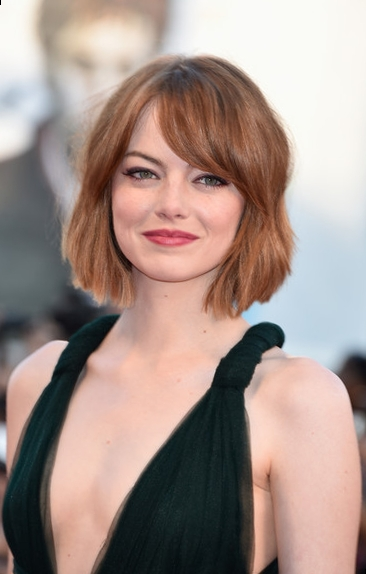
//> input picture lab4a/images/bb.jpg, 366 x 574 px
$ ./CannyEdgeDetector -input=images/bb.jpg   (built with g++ and OpenCV 4)
//> lines starting //> are read from the running program, lines starting //| are printed output that depends on the picture
// OpneCV
#include <opencv2/core/core.hpp>
#include <opencv2/highgui/highgui.hpp>
#include <opencv2/imgproc/imgproc.hpp>

// std:
#include <fstream>
#include <iostream>
#include <string>
#include <math.h>
#include <cmath>
#include <iomanip>

struct ArgumentList
{
	std::string image_name; //!< image file name
	int wait_t;				//!< waiting time
};

bool ParseInputs(ArgumentList &args, int argc, char **argv);

bool checkOdd(const cv::Mat &krnl)
{
	if (krnl.rows % 2 == 0 || krnl.cols % 2 == 0)
		return false;
	else
		return true;
}

void addZeroPadding(const cv::Mat &src, cv::Mat &padded, const int padH, const int padW)
{
	padded = cv::Mat(src.rows + 2 * padH, src.cols + 2 * padW, CV_8UC1, cv::Scalar(0));

	for (int v = padH; v < padded.rows - padH; ++v)
	{
		for (int u = padW; u < padded.cols - padW; ++u)
		{
			padded.at<u_char>(v, u) = src.at<u_char>((v - padH), (u - padW));
		}
	}

	// display padded image
	cv::namedWindow("padded image", cv::WINDOW_NORMAL);
	cv::imshow("padded image", padded);

	return;
}

void myfilter2D(const cv::Mat &src, const cv::Mat &krnl, cv::Mat &out, int stride = 1)
{
	if (!checkOdd(krnl))
	{
		std::cout << "Error: the kernel must be odd!" << std::endl;
		return;
	}

	int padH = (krnl.rows - 1) / 2;
	int padW = (krnl.cols - 1) / 2;

	cv::Mat padded;
	addZeroPadding(src, padded, padH, padW);

	// output_height = (int) ((input height + padding height top + padding height bottom - kernel height) / (stride height) + 1)
	// output_width = (int) ((input width + padding width right + padding width left - kernel width) / (stride width) + 1)
	out = cv::Mat((int)((src.rows + 2 * padH - krnl.rows) / stride + 1), (int)((src.cols + 2 * padW - krnl.cols) / stride + 1), CV_32SC1);

	float g_kl;
	float w_sum;

	for (int v = 0; v < out.rows; ++v)
	{
		for (int u = 0; u < out.cols; ++u)
		{
			w_sum = 0.0;

			for (int k = 0; k < krnl.rows; ++k)
			{
				for (int l = 0; l < krnl.cols; ++l)
				{
					g_kl = krnl.at<float>(k, l);
					w_sum += g_kl * (float)padded.at<u_char>((v * stride) + k, (u * stride) + l);
				}
			}

			out.at<int32_t>(v, u) = w_sum;
		}
	}

	// usare convertScaleAbs quando nell'out ci sono dei valori negativi
	// usare out.convertTo(outDisplay, CV_8UC1) quando nell'out ci sono solo valori positivi

	// display custom convolution result
	cv::Mat outDisplay;
	cv::convertScaleAbs(out, outDisplay);
	cv::namedWindow("myfilter2D conv", cv::WINDOW_NORMAL);
	cv::imshow("myfilter2D conv", outDisplay);

	return;
}

// [55 lines left out: function gaussianKrnl2D, not called in this run]

void gaussianKrnl(float sigma, int r, cv::Mat &krnl)
{
	krnl = cv::Mat(2 * r + 1, 1, CV_32FC1, cv::Scalar(0.0));

	float sum = 0.0;

	std::cout << std::endl;

	// calcolo kernel - formula 1D: (1/((sqrt(CV_PI * 2)*sig)) * exp(-x^2) / (2 * sig^2))))
	for (int x = -r; x <= r; ++x)
	{
		krnl.at<float>(x + r, 0) = (exp(-pow(x, 2) / (2 * pow(sigma, 2)))) / (sqrt(CV_PI * 2) * sigma);

		// calcolo della somma dei pesi
		sum += krnl.at<float>(x + r, 0);
	}

	// normalizzazione del kernel
	krnl /= sum;

	// stampa kernel
	std::cout << "Vertical Gaussian Kernel - 1D:\n"
			  << std::endl;

	for (int v = 0; v < krnl.rows; ++v)
	{
		for (int u = 0; u < krnl.cols; ++u)
		{
			std::cout << krnl.at<float>(v, u) << "\t";
		}

		std::cout << std::endl;
	}

	std::cout << std::endl;

	// display kernel
	cv::namedWindow("gaussian krnl 1D - vertical", cv::WINDOW_NORMAL);
	cv::imshow("gaussian krnl 1D - vertical", krnl);

	return;
}

void GaussianBlur(const cv::Mat &src, float sigma, int r, cv::Mat &out, int stride)
{
	// vertical gaussian filter creation
	cv::Mat gaussKrnl;
	gaussianKrnl(sigma, r, gaussKrnl);

	// horizontal gaussian filter creation
	cv::Mat gaussKrnlT;
	cv::transpose(gaussKrnl, gaussKrnlT);

	// display horizontal kernel
	cv::namedWindow("gaussian krnl 1D - horizontal", cv::WINDOW_NORMAL);
	cv::imshow("gaussian krnl 1D - horizontal", gaussKrnlT);

	// custom convolution
	cv::Mat myfilter2DresultTmp;
	myfilter2D(src, gaussKrnl, myfilter2DresultTmp, stride);

	// conversion intermediate result form CV_32SC1 --> CV_8UC1
	cv::Mat conversionTmp;
	myfilter2DresultTmp.convertTo(conversionTmp, CV_8UC1);

	// custom convolution
	cv::Mat outTmp;
	myfilter2D(conversionTmp, gaussKrnlT, outTmp, stride);
	outTmp.convertTo(out, CV_8UC1);

	return;
}

void sobel3x3(const cv::Mat &src, cv::Mat &magn, cv::Mat &orient)
{
	float dataKx[9] = {-1, 0, 1, -2, 0, 2, -1, 0, 1};
	float dataKy[9] = {1, 2, 1, 0, 0, 0, -1, -2, -1};
	cv::Mat Kx(3, 3, CV_32F, dataKx);
	cv::Mat Ky(3, 3, CV_32F, dataKy);

	cv::Mat Ix;
	myfilter2D(src, Kx, Ix);

	cv::Mat Iy;
	myfilter2D(src, Ky, Iy);

	// compute magnitude
	Ix.convertTo(Ix, CV_32F);
	Iy.convertTo(Iy, CV_32F);
	cv::pow(Ix.mul(Ix) + Iy.mul(Iy), 0.5, magn);

	// compute orientation
	orient = cv::Mat(Ix.size(), CV_32FC1);
	for (int v = 0; v < Ix.rows; ++v)
	{
		for (int u = 0; u < Ix.cols; ++u)
		{
			orient.at<float>(v, u) = atan2f(Iy.at<float>(v, u), Ix.at<float>(v, u));
		}
	}

	// scale on 0-255 range
	// per quanto riguarda Sobel, si sfrutta convertScaleAbs e non convertTo() perchè ci sono i valori negativi
	cv::Mat aIx, aIy, amagn;
	cv::convertScaleAbs(Ix, aIx);
	cv::convertScaleAbs(Iy, aIy);
	cv::convertScaleAbs(magn, amagn);

	// display vertical sobel
	cv::namedWindow("vertical sobel", cv::WINDOW_NORMAL);
	cv::imshow("vertical sobel", aIx);

	// display vertical sobel
	cv::namedWindow("horizontal sobel", cv::WINDOW_NORMAL);
	cv::imshow("horizontal sobel", aIy);

	// display sobel magnitude
	cv::namedWindow("sobel magnitude", cv::WINDOW_NORMAL);
	cv::imshow("sobel magnitude", amagn);

	// trick to display orientation
	cv::Mat adjMap;
	cv::convertScaleAbs(orient, adjMap, 255 / (2 * CV_PI));
	cv::Mat falseColorsMap;
	cv::applyColorMap(adjMap, falseColorsMap, cv::COLORMAP_AUTUMN); // COLORMAP_JET
	cv::namedWindow("sobel orientation", cv::WINDOW_NORMAL);
	cv::imshow("sobel orientation", falseColorsMap);

	return;
}

template <class T>
float bilinear(const cv::Mat &src, float r, float c)
{
	// r in [0,rows-1] - c in [0,cols-1]
	if (r < 0 || r > (src.rows - 1) || c < 0 || c > (src.cols - 1))
		return -1;

	// get the largest possible integer less than or equal to r/c
	int rfloor = floor(r);
	int cfloor = floor(c);
	float t = r - rfloor;
	float s = c - cfloor;

	return (src.at<T>(rfloor, cfloor)) * (1 - s) * (1 - t) +
		   (src.at<T>(rfloor, cfloor + 1)) * s * (1 - t) +
		   (src.at<T>(rfloor + 1, cfloor)) * (1 - s) * t +
		   (src.at<T>(rfloor + 1, cfloor + 1)) * t * s;
}

// [94 lines left out: function findPeaks3x3, not called in this run]

int findPeaksBilInterpInterp(const cv::Mat &magn, const cv::Mat &orient, cv::Mat &out)
{
	// Non Maximum Suppression

	out = cv::Mat(magn.rows, magn.cols, CV_32FC1, cv::Scalar(0.0));

	// convert orient from radiant to angles
	cv::Mat angles(orient.rows, orient.cols, orient.type(), cv::Scalar(0.0));
	orient.copyTo(angles);
	// angles *= (180 / CV_PI);

	float e1 = 0.0, e1x = 0.0, e1y = 0.0, e2 = 0.0, e2x = 0.0, e2y = 0.0;
	float theta = 0.0;

	// pixel di bordo scegliete voi la politica (ignorati --> ranges: [1, r-2] e [1, c-2])
	for (int r = 1; r < angles.rows - 1; ++r)
	{
		for (int c = 1; c < angles.cols - 1; ++c)
		{
			theta = angles.at<float>(r, c);

			e1x = c + 1 * cos(theta);
			e1y = r + 1 * sin(theta);
			e2x = c - 1 * cos(theta);
			e2y = r - 1 * sin(theta);

			e1 = bilinear<float>(magn, e1y, e1x);
			e2 = bilinear<float>(magn, e2y, e2x);

			// magn.at<float>(r, c) is a local maxima
			if (magn.at<float>(r, c) >= e1 && magn.at<float>(r, c) >= e2)
			{
				out.at<float>(r, c) = magn.at<float>(r, c);
			}
		}
	}

	// scale on 0-255 range
	cv::Mat outDisplay;
	cv::convertScaleAbs(out, outDisplay);

	// display sobel magnitude
	cv::namedWindow("sobel magnitude NMS - bilinInterp", cv::WINDOW_NORMAL);
	cv::imshow("sobel magnitude NMS - bilinInterp", outDisplay);

	return 0;
}

void findOptTreshs(const cv::Mat &src, float &tlow, float &thigh)
{
	float sum = 0.0;
	int N = 0;
	float medianPix = 0.0;

	for (int v = 0; v < src.rows; ++v)
	{
		for (int u = 0; u < src.cols; ++u)
		{
			sum += (float)src.at<u_char>(v, u);
			++N;
		}
	}

	medianPix = sum / N;

	// max(0, 0.7 * medianPix)
	if (0 > 0.7 * medianPix)
		tlow = 0;
	else
		tlow = 0.7 * medianPix;

	// min(255, 1.3 * medianPix)
	if (255 < 1.3 * medianPix)
		thigh = 255;
	else
		thigh = 1.3 * medianPix;

	std::cout << "\n(doubleTh) Optiaml tresholds: \ntlow: " << tlow << " - thigh: " << thigh << std::endl;

	return;
}

// [75 lines left out: functions findAdj, doubleTh, not called in this run]

void findAdjRecursive(cv::Mat &out, const int r, const int c)
{
	// Adjacent pixel to pixel (i,j):
	// (i-1, j-1) - (i-1, j) - (i-1, j+1)
	// (i, j-1)   - (i, j)   - (i, j+1)
	// (i+1, j-1) - (i+1, j) - (i+1, j+1)

	for (int i = r - 1; i <= r + 1; ++i)
	{
		for (int j = c - 1; j <= c + 1; ++j)
		{
			// se il pixel ha una valore compreso tra T-low e T-High
			if (out.at<u_char>(i, j) != 0 && out.at<u_char>(i, j) != 255)
			{
				// diventa un pixel di bordo
				out.at<u_char>(i, j) = 255;
				// analisi ricorsiva dei suoi vicini in quanto pixel di bordo
				findAdjRecursive(out, i, j);
			}
		}
	}

	return;
}

void doubleThRecursive(const cv::Mat &magn, cv::Mat &out, float t1, float t2)
{
	float tmpVal = 0.0;

	out = cv::Mat(magn.rows, magn.cols, magn.type(), cv::Scalar(0.0));

	// pixel di bordo scegliete voi la politica (ignorati --> ranges: [1, r-2] e [1, c-2])
	for (int v = 1; v < out.rows - 1; ++v)
	{
		for (int u = 1; u < out.cols - 1; ++u)
		{
			out.at<float>(v, u) = magn.at<float>(v, u);
		}
	}

	out.convertTo(out, CV_8UC1);

	// passata 1

	// pixel di bordo scegliete voi la politica (ignorati --> ranges: [1, r-2] e [1, c-2])
	for (int v = 1; v < out.rows - 1; ++v)
	{
		for (int u = 1; u < out.cols - 1; ++u)
		{
			tmpVal = magn.at<float>(v, u);

			// Over T-high: keep edge
			if (tmpVal >= t2)
			{
				out.at<u_char>(v, u) = 255;
			}
			// Under T-low: remove edge
			else if (tmpVal < t1)
			{
				out.at<u_char>(v, u) = 0;
			}
		}
	}

	// passata 2

	// pixel di bordo scegliete voi la politica (ignorati --> ranges: [1, r-2] e [1, c-2])
	for (int v = 1; v < out.rows - 1; ++v)
	{
		for (int u = 1; u < out.cols - 1; ++u)
		{
			// per ogni pixel di bordo avvia la procedura di crescita dei suoi vicini (ricorsiva)
			if (out.at<u_char>(v, u) == 255)
			{
				findAdjRecursive(out, v, u);
			}
		}
	}

	// passata 3: rimozione dei non massimi rimanenti

	for (int v = 1; v < out.rows - 1; ++v)
	{
		for (int u = 1; u < out.cols - 1; ++u)
		{
			if (out.at<u_char>(v, u) != 255)
			{
				out.at<u_char>(v, u) = 0;
			}
		}
	}

	// display image greyscale
	cv::namedWindow("out hysteresis - doubleThRecursive", cv::WINDOW_NORMAL);
	cv::imshow("out hysteresis - doubleThRecursive", out);

	return;
}

int main(int argc, char **argv)
{
	int frame_number = 0;
	char frame_name[256];
	bool exit_loop = false;
	int imreadflags = cv::IMREAD_COLOR;

	std::cout << "Simple program." << std::endl;

	//////////////////////
	// parse argument list:
	//////////////////////
	ArgumentList args;
	if (!ParseInputs(args, argc, argv))
	{
		exit(0);
	}

	while (!exit_loop)
	{
		// generating file name
		//
		// multi frame case
		if (args.image_name.find('%') != std::string::npos)
			sprintf(frame_name, (const char *)(args.image_name.c_str()), frame_number);
		else // single frame case
			sprintf(frame_name, "%s", args.image_name.c_str());

		// opening file
		std::cout << "Opening " << frame_name << std::endl;

		cv::Mat image = cv::imread(frame_name, imreadflags);
//> image is the input picture: 574 rows x 366 cols, CV_8UC3; mean B, G, R 138.2, 145.5, 164.8
		if (image.empty())
		{
			std::cout << "Unable to open " << frame_name << std::endl;
			return 1;
		}

		std::cout << "The image has " << image.channels()
				  << " channels, the size is " << image.rows
				  << "x" << image.cols << " pixels "
				  << " the type is " << image.type()
				  << " the pixel size is " << image.elemSize()
				  << " and each channel is " << image.elemSize1()
				  << (image.elemSize1() > 1 ? " bytes" : " byte") << std::endl
				  << std::endl;
//| The image has 3 channels, the size is 574x366 pixels  the type is 16 the pixel size is 3 and each channel is 1 byte

		//////////////////////
		// processing code here

		cv::Mat grey;
		cv::cvtColor(image, grey, cv::COLOR_BGR2GRAY); // myFilter2Dersione dell'immagine da RGB a scala di grigi e salva il risultato in grey

		// display image
		cv::namedWindow("original image", cv::WINDOW_NORMAL);
		cv::imshow("original image", image);

		// display image greyscale
		cv::namedWindow("grey", cv::WINDOW_NORMAL);
		cv::imshow("grey", grey);

		// gaussian smoothing
		cv::Mat smoothGrey;
		GaussianBlur(grey, 1, 1, smoothGrey, 1);
//> the loop in myfilter2D, `for (int v = 0; v < out.rows; ++v)` made 574 passes
//> w_sum on passes 1 to 3: 177.9, 245, 245
//> after the loop in myfilter2D, `for (int v = 0; v < out.rows; ++v)`: w_sum = 0; g_kl = 0.274
//> the loop in myfilter2D (call 2), `for (int v = 0; v < out.rows; ++v)` made 574 passes
//> w_sum on passes 1 to 3: 128.5, 177.1, 177.1

		// sobel filtering
		cv::Mat magn;
		cv::Mat orient;
		sobel3x3(smoothGrey, magn, orient);
//> call 3 of myfilter2D, with stride = 1
//> call 3 of addZeroPadding, with padH = 1, padW = 1
//> after the loop in addZeroPadding (call 3), `for (int v = padH; v < padded.rows - padH; ++v)`:
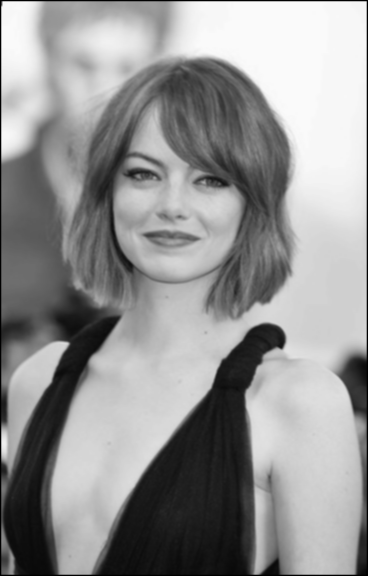
//> padded: 576 rows x 368 cols, CV_8UC1; min 0, max 250, mean 147.8
//> the loop in myfilter2D (call 3), `for (int v = 0; v < out.rows; ++v)` made 574 passes
//> w_sum on passes 1 to 3: -596, -908, -976
//> after the loop in myfilter2D (call 3), `for (int v = 0; v < out.rows; ++v)`: w_sum = -17; g_kl = 1
//> in myfilter2D (call 3), `cv::convertScaleAbs(out, outDisplay);`:
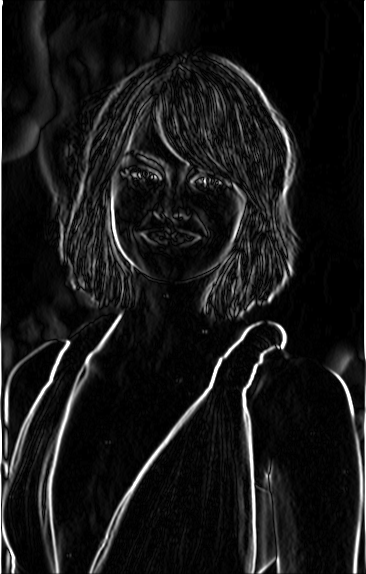
//> outDisplay: 574 rows x 366 cols, CV_8UC1; min 0, max 255, mean 23.9
//> call 4 of myfilter2D, with stride = 1
//> the loop in myfilter2D (call 4), `for (int v = 0; v < out.rows; ++v)` made 574 passes
//> w_sum on passes 1 to 3: -598, -166, 0
//> after the loop in myfilter2D (call 4), `for (int v = 0; v < out.rows; ++v)`:
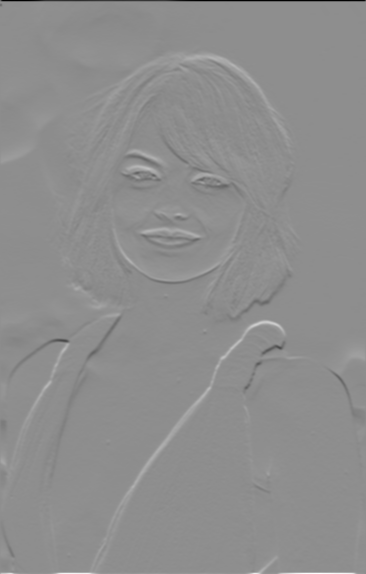
//> out: 574 rows x 366 cols, CV_32SC1; min -1000, max 795, mean 0.7; drawn with min black and max white
//> after the loop in myfilter2D (call 4), `for (int v = 0; v < out.rows; ++v)`: w_sum = 11; g_kl = -1
//> after the loop in sobel3x3, `for (int v = 0; v < Ix.rows; ++v)`:
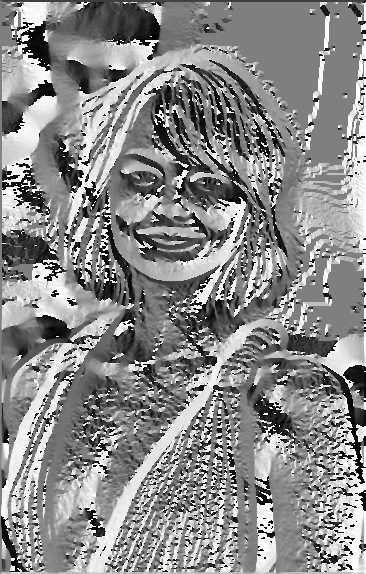
//> orient: 574 rows x 366 cols, CV_32FC1; min -3.14, max 3.14, mean 0.273; drawn with min black and max white
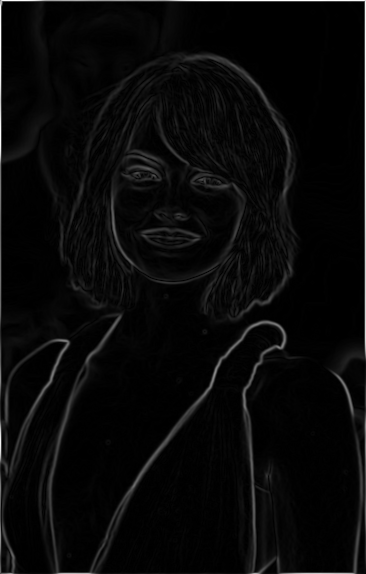
//> magn: 574 rows x 366 cols, CV_32FC1; min 0, max 1000, mean 35.5; drawn with min black and max white

		// cv::Mat outNms1;
		// findPeaks3x3(magn, orient, outNms1); --> alternativa con maschera 3x3 piuttosto che con interpolazione bilineare
		cv::Mat outNms;
		findPeaksBilInterpInterp(magn, orient, outNms);
//> the loop in findPeaksBilInterpInterp, `for (int r = 1; r < angles.rows - 1; ++r)` made 572 passes
//> (theta, e1x, e1y, e2x, e2y, e1) on passes 1 to 3: (-2.35, 363.3, 0.287, 364.7, 1.71, 770.4), (-3.14, 363, 2, 365, 2, 5.24), (3.14, 363, 3, 365, 3, 4.24)

		float tlow;
		float thigh;
		findOptTreshs(smoothGrey, tlow, thigh);
//| (doubleTh) Optiaml tresholds:
//| tlow: 104.368 - thigh: 193.826

		// cv::Mat outTH;
		// doubleTh(outNms, outTH, tlow, thigh); // alternativa al metodo ricorsivo (non sicuro della correttezza)

		tlow = 50;
		thigh = 100;

		cv::Mat outTHR;
		doubleThRecursive(outNms, outTHR, tlow, thigh);
//> after the loop in doubleThRecursive, `for (int v = 1; v < out.rows - 1; ++v)`:
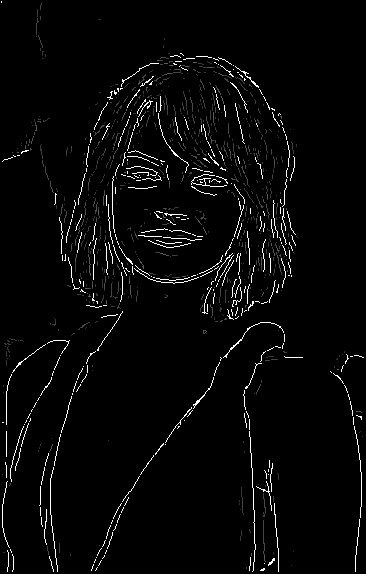
//> out: 574 rows x 366 cols, CV_8UC1; min 0, max 255, mean 7.6
//> after the loop in doubleThRecursive, `for (int v = 1; v < out.rows - 1; ++v)`:
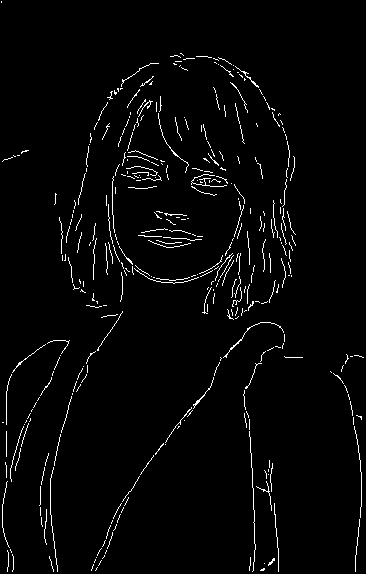
//> out: 574 rows x 366 cols, CV_8UC1; 2.6% white in thin lines or dots

		/////////////////////

		// wait for key or timeout
		unsigned char key = cv::waitKey(args.wait_t);
//> the 'q' key is pressed
		std::cout << std::endl
				  << "key " << int(key) << std::endl;

		// here you can implement some looping logic using key value:
		//  - pause
		//  - stop
		//  - step back
		//  - step forward
		//  - loop on the same frame

		switch (key)
		{
		case 'p':
			std::cout << "Mat = " << std::endl
					  << image << std::endl;
			break;
		case 'q':
			exit_loop = 1;
			break;
		case 'c':
			std::cout << "SET COLOR imread()" << std::endl;
			imreadflags = cv::IMREAD_COLOR;
			break;
		case 'g':
			std::cout << "SET GREY  imread()" << std::endl;
			imreadflags = cv::IMREAD_GRAYSCALE; // Y = 0.299 R + 0.587 G + 0.114 B
			break;
		}

		frame_number++;
	}

	return 0;
}

#if 0
bool ParseInputs(ArgumentList& args, int argc, char **argv) {
  args.wait_t=0;

  cv::CommandLineParser parser(argc, argv,
      "{input   i|in.png|input image, Use %0xd format for multiple images.}"
      "{wait    t|0     |wait before next frame (ms)}"
      "{help    h|<none>|produce help message}"
      );

  if(parser.has("help"))
  {
    parser.printMessage();
    return false;
  }

  args.image_name = parser.get<std::string>("input");
  args.wait_t     = parser.get<int>("wait");

  return true;
}
#else

#include <unistd.h>
bool ParseInputs(ArgumentList &args, int argc, char **argv)
{
	int c;

	while ((c = getopt(argc, argv, "hi:t:")) != -1)
		switch (c)
		{
		case 't':
			args.wait_t = atoi(optarg);
			break;
		case 'i':
			args.image_name = optarg;
			break;
		case 'h':
		default:
			std::cout << "usage: " << argv[0] << " -i <image_name>" << std::endl;
			std::cout << "exit:  type q" << std::endl
					  << std::endl;
			std::cout << "Allowed options:" << std::endl
					  << "   -h                       produce help message" << std::endl
					  << "   -i arg                   image name. Use %0xd format for multiple images." << std::endl
					  << "   -t arg                   wait before next frame (ms)" << std::endl
					  << std::endl;
			return false;
		}
	return true;
}

#endif

// [92 lines of commented-out code are left out]

$ run again, on lab4a/images/city.jpg
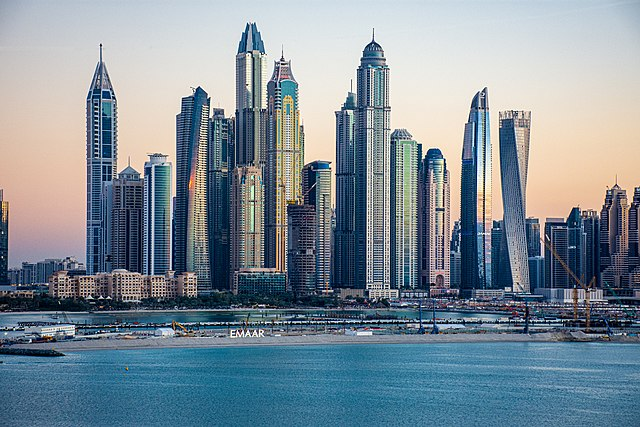
//> input picture lab4a/images/city.jpg, 640 x 427 px
//> image is the input picture: 427 rows x 640 cols, CV_8UC3; mean B, G, R 150.9, 140.7, 126.2
//| The image has 3 channels, the size is 427x640 pixels  the type is 16 the pixel size is 3 and each channel is 1 byte
//> the loop in myfilter2D, `for (int v = 0; v < out.rows; ++v)` made 427 passes
//> w_sum on passes 1 to 3: 122.2, 167.9, 166.3
//> after the loop in myfilter2D, `for (int v = 0; v < out.rows; ++v)`: w_sum = 56.61; g_kl = 0.274
//> the loop in myfilter2D (call 2), `for (int v = 0; v < out.rows; ++v)` made 427 passes
//> w_sum on passes 1 to 3: 88.84, 121.8, 120.8
//> after the loop in addZeroPadding (call 3), `for (int v = padH; v < padded.rows - padH; ++v)`:
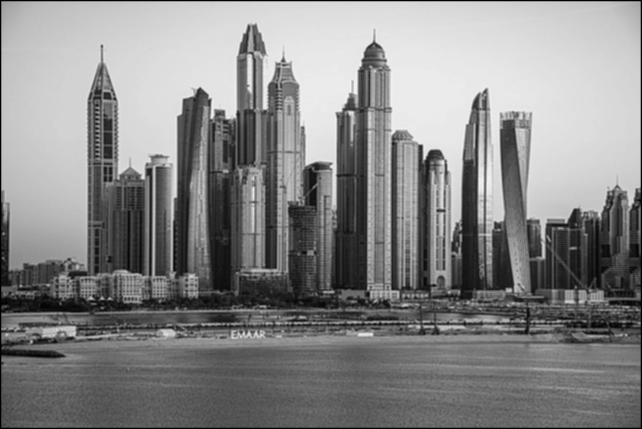
//> padded: 429 rows x 642 cols, CV_8UC1; min 0, max 244, mean 135.1
//> the loop in findPeaksBilInterpInterp, `for (int r = 1; r < angles.rows - 1; ++r)` made 425 passes
//> (theta, e1x, e1y, e2x, e2y, e1) on passes 1 to 3: (-2.41, 637.3, 0.334, 638.7, 1.67, 513.4), (3.09, 637, 2.06, 639, 1.94, 18.32), (3.14, 637, 3.01, 639, 2.99, 11.42)
//| (doubleTh) Optiaml tresholds:
//| tlow: 95.3429 - thigh: 177.065
//> after the loop in doubleThRecursive, `for (int v = 1; v < out.rows - 1; ++v)`:
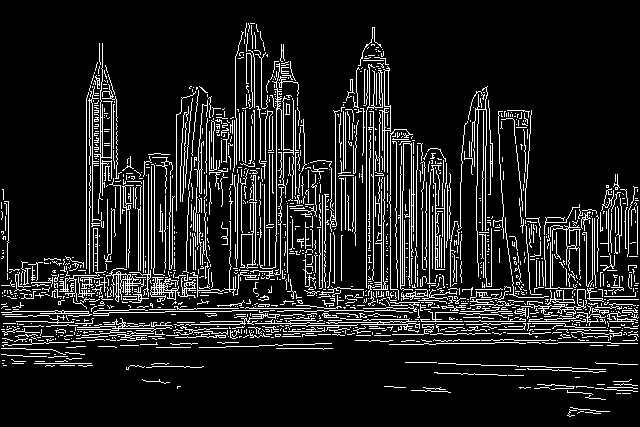
//> out: 427 rows x 640 cols, CV_8UC1; 12.1% white in thin lines or dots
